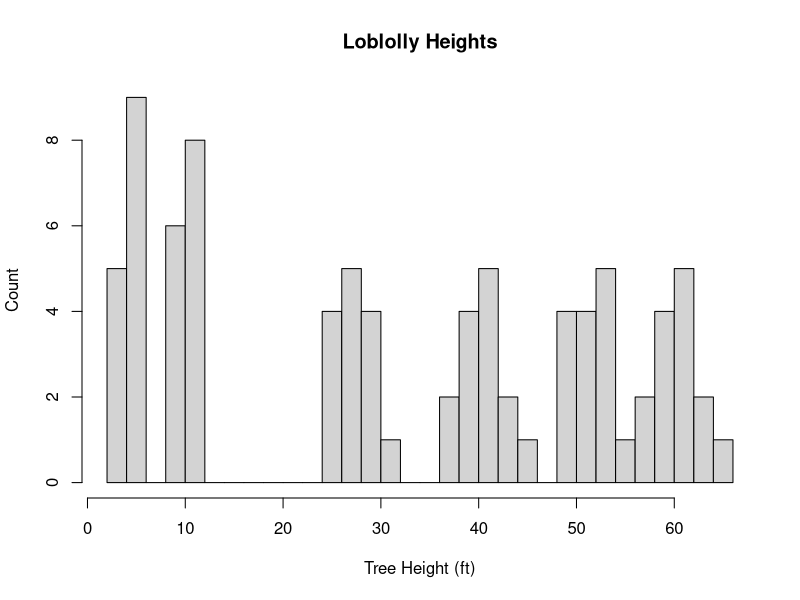
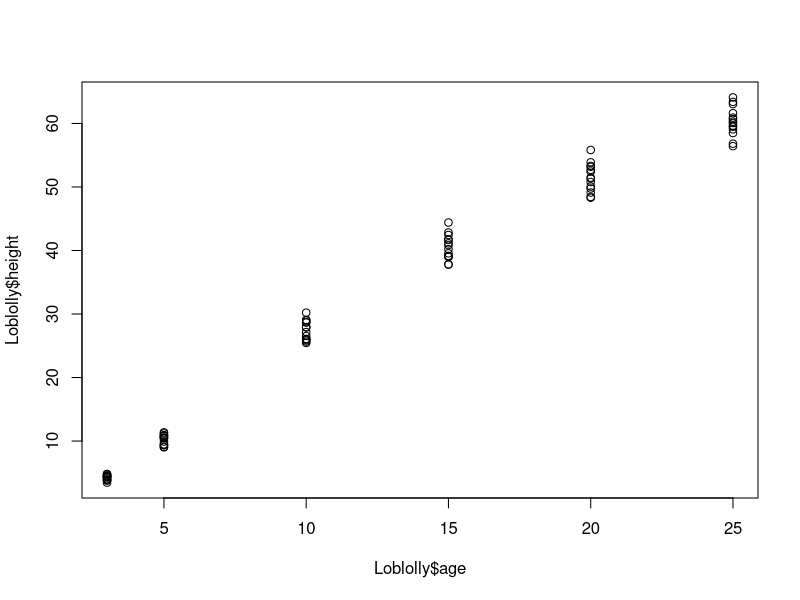
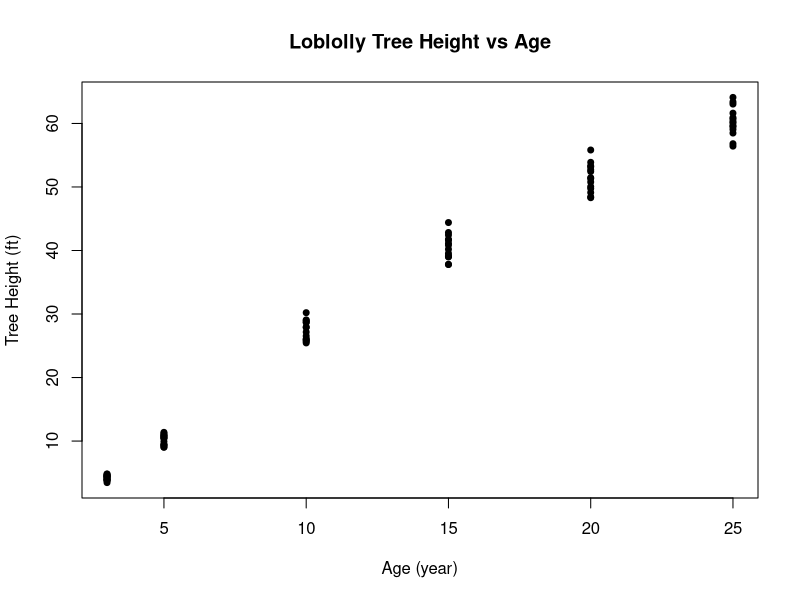
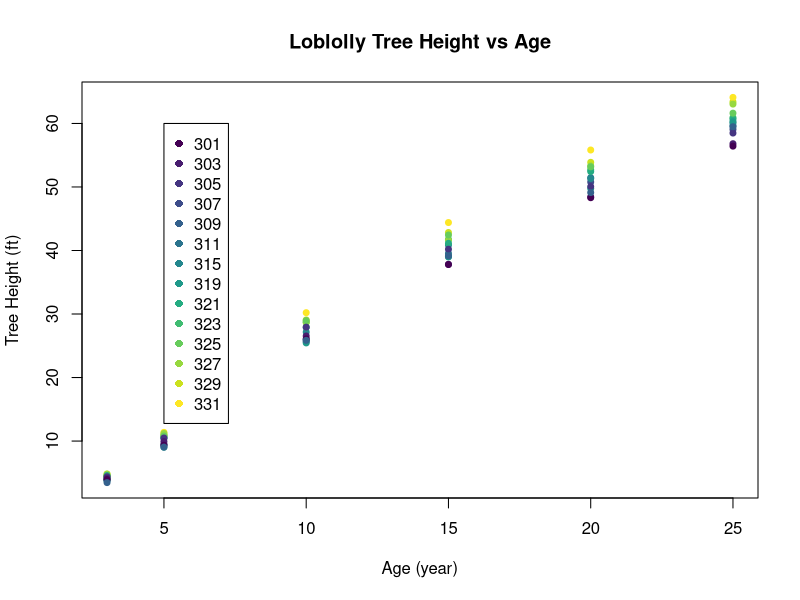

Reproduce these figures in R, in order.
# Dataset used: Growth of Loblolly pine trees.
##### SETUP #####
getwd()
library(datasets)
library(viridisLite)

##### DATA #####
data("Loblolly")
class(Loblolly)
dim(Loblolly)
head(Loblolly)
summary(Loblolly)
unique(Loblolly$Seed)

##### PLOTTING #####
# histogram
hist(Loblolly$height, breaks = 30, main = "Loblolly Heights", xlab = "Tree Height (ft)", ylab = "Count")

# relationship between height and age
plot(Loblolly$age, Loblolly$height)
# generate a picture
png("general_age_height.png", width = 520, height = 520)
plot(Loblolly$age, Loblolly$height, pch = 19, cex = 0.8, col = "black", xlab = "Age (year)", ylab = "Tree Height (ft)", main = "Loblolly Tree Height vs Age")
dev.off()

# color by seed source: ordering according to increasing maximum height
col.seed.unique <- viridis::viridis(14)
# create a list for unique seed names
unique.seeds <- unique(Loblolly$Seed)
# assign it to names() for legend
names(col.seed.unique) <- unique.seeds
col.seed <- col.seed.unique[as.factor(Loblolly$Seed)]

png("color_based_seed.png", width = 520, height = 520)
plot(Loblolly$age, Loblolly$height, pch = 19, cex = 0.8, col = col.seed, xlab = "Age (year)", ylab = "Tree Height (ft)", main = "Loblolly Tree Height vs Age")

# add legend
legend(x=5, y=60, legend = names(col.seed.unique), col = col.seed.unique, pch = 16)

#print(col.seed.unique)
#a = as.factor(Loblolly$Seed)
dev.off()
